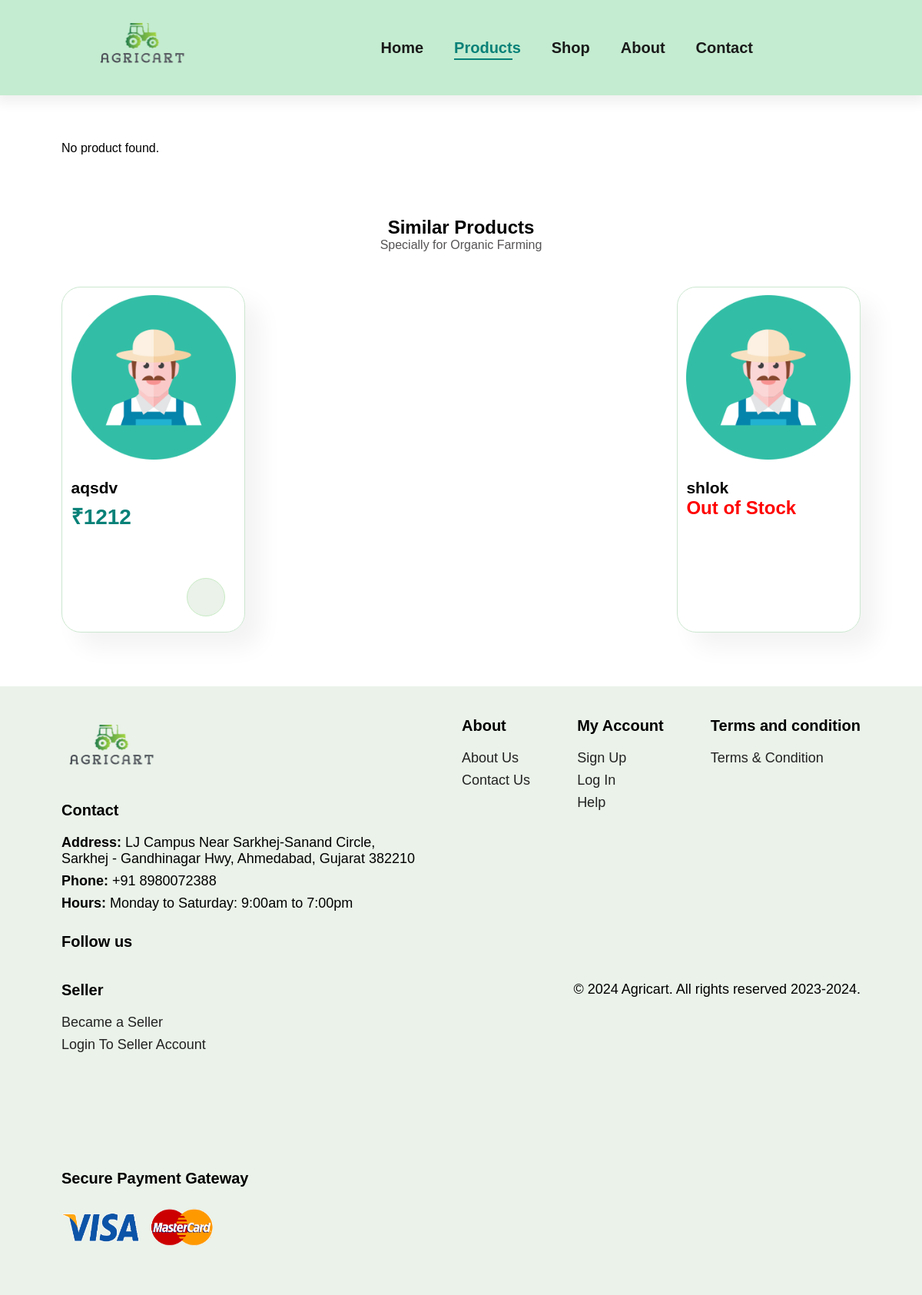
Screenshot of /buyer/product_detail.php with the database file from the repository.
### tables this page shows
CREATE TABLE `product_details` (
  `product_id` int(10) NOT NULL,
  `seller_id` int(255) NOT NULL,
  `name` varchar(50) NOT NULL,
  `description` varchar(159) NOT NULL,
  `price` int(50) NOT NULL,
  `quantity` int(255) NOT NULL,
  `photo` varchar(50) NOT NULL,
  `photo2` varchar(255) NOT NULL,
  `photo3` varchar(255) NOT NULL
);

### buyer/8_product.php (the view, shortened to what this page needs)
<?php
include("../database/connection.php");
$query = "SELECT * FROM product_details ORDER BY RAND() LIMIT 8";
$result = mysqli_query($conn, $query);
?>
<!DOCTYPE html>
<html lang="en">
<head>
    <link rel="stylesheet" href="home.css">
</head>
<body>
    <section id="product1" class="section-p1">
        <h2>Similar Products</h2>
        <p>Specially for Organic Farming</p>
        <div class="pro-container">
        <?php
            while ($row = mysqli_fetch_assoc($result)) {
                $image = empty($row['photo']) ? '../images/xyz.png' : '../images/' . $row['photo'];
                $product_id = $row['product_id'];
                $name = $row['name'];
                $price = $row['price'];
            ?>
                <div class="pro">
                <a href="product_detail.php?product_id=<?php echo $product_id; ?>">
                    <img src="<?php echo $image; ?>" alt="">
                </a>
                <div class="des">
                    <span><h5><?php echo $name; ?></h5></span>
                    <?php
                        if ($row['quantity'] > 0) {
                            ?>
                            <h4>₹<?php echo $price; ?></h4>
                        <?php } else {
                            ?>
                            <h2 class="out-of-stock" style="color: red;">Out of Stock</h2>
                            <?php
                        }
                    ?>
                </div>
                <form method="post" class="cart_form" action="">
                    <?php if ($row['quantity'] > 0): ?>
                        <button class="cart" type="submit" name="add_to_cart_short_cut">
                        </button>
                    <?php endif; ?>
                </form>
            </div>
            <?php
            }
        ?>
        </div>
    </section>
</body>
</html>

### buyer/home.css (style rules this page uses)
* { font-family: 'spartan', sans-serif; margin: 0; padding: 0; box-sizing: border-box; }
#product1 { text-align: center; }
#product1 .pro-container { display: flex; justify-content: space-between; padding-top: 0.9375rem; flex-wrap: wrap; text-align: center; margin: 0 auto; max-width: 1300px; }
#product1 h2 { font-size: 60; }
#product1 p { font-size: 20; color: #555353; }
#product1 a { font-size: 32px; color:#088178; }
#product1 .pro { width: 23%; height: 28.125rem; min-width: 12.5rem; padding: 0.625rem 0.725rem; border: 1px solid #cce7d0; border-radius: 1.5625rem; cursor: pointer; box-shadow: 20px 20px 30px rgba(0, 0, 0, 0.05); transition: 0.4s ease; position: relative; margin-top: 1.875rem; margin-bottom: 1.875rem; }
#product1 .pro img { width: 100%; border-radius: 1.25rem; }
#product1 .pro .des { text-align: start; padding: 0.625rem 0; }
#product1 .pro .des span { color: #606063; font-size: 1rem; }
#product1 .pro .des h5 { padding-top: 0.4375rem; color: black; font-size: 1.3125rem; }
#product1 .pro .des h4 { font-size: 1.75rem; font-weight: 700; padding-top: 0.3125rem; color: #088178; }
#product1 .pro .cart { width: 3.125rem; height: 3.125rem; line-height: 3.125rem; border-radius: 3.125rem; background-color: #eaf2e9; color: #088178; font-size: 35; padding-left: 0.375rem; padding-right: 0.5rem; padding-top: 0.4575rem; padding-bottom: 0.3125rem; border: 0.0625rem solid #c8ebc4; position: absolute; bottom: 1.25rem; right: 0.625rem; margin-right: 0.9375rem; }
.section-p1 { padding: 40px 80px; }
button { background-color:#088178; color: #fff; padding: 10px 20px; border: none; border-radius: 5px; cursor: pointer; }

### buyer/product_detail.php (style rules this page uses)
.out-of-stock { color: red; }

### rows the page displays
product_details: photo (picture), name "aqsdv", price "1212", quantity 1 (drawn)
product_details: photo (picture), name "shlok", quantity "Out of Stock"
